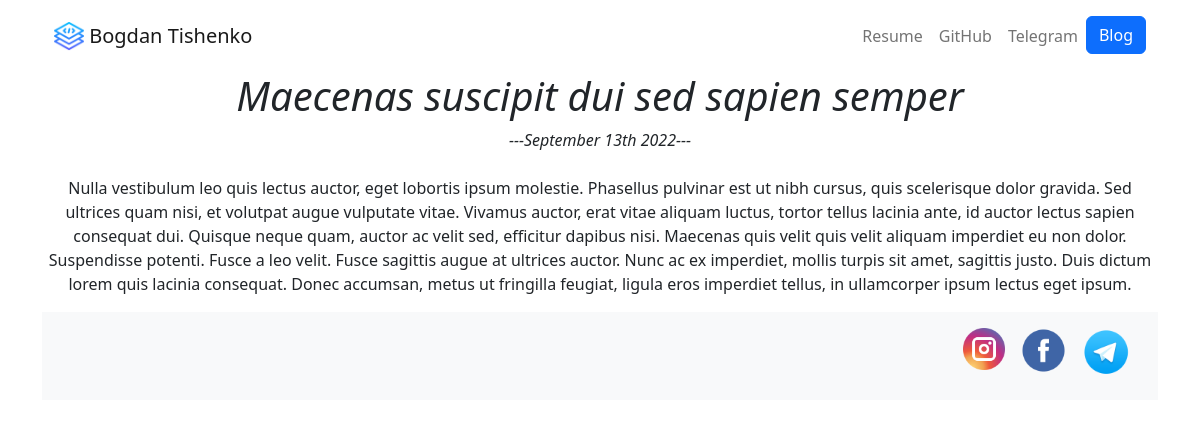
Page /blog/17/ on the committed database.
### blog/models.py (models this page shows, shortened)
class My_blog(models.Model):
    title = models.CharField(max_length=200)
    description = models.TextField()
    date = models.DateField()

### blog/views.py (the view)
# urls.py: path('<int:blog_id>/', views.detail, name='detail'),
def detail(request, blog_id):
    blog = get_object_or_404(My_blog, pk=blog_id)
    return render(request, 'blog/detail.html', {'blog':blog})

### blog/templates/blog/detail.html (shortened to what this page needs)
<!doctype html>
<html lang="en">
<head>
  <link rel="stylesheet" href="https://cdn.jsdelivr.net/npm/bootstrap@5.2.0/dist/css/bootstrap.min.css"
>
    {% load static %}
</head>
    <div class="container">
        <body class="d-flex flex-column min-vh-100">
            {% include 'portfolio/navbar.html' %}
            <main>
                <div style='text-align:center'>
                    <div style="text-align:center">
                        <em><h1 style="text-align:center">{{ blog.title }}</h1></em>
                        <em>---{{ blog.date|date:"F jS Y" }}---</em>
                    </div>
                    <br>
                    <div style="text-align:center">
                        <p>{{ blog.description|safe }}</p>
                    </div>
                </div>
            </main>
            <footer>
                <div class="p-2 mb-0 bg-light text-dark">
                    <div class='container'>
                        <div class='d-flex flex-row-reverse bd-highlight'>
                            <div class="p-2 bd-highlight">
                                <a href="https://t.me/TTezla" target='_blank'>
                                    <img src="{% static "portfolio/telegram.png" %}" class="img-fluid mb-2" width ="48">
                                </a>
                            </div>
                            <div class="p-2 bd-highlight">
                                <a href="https://www.facebook.com/bogdan.tishenko.9" target='_blank' >
                                <img src="{% static "portfolio/facebook.png" %}" class="img-fluid mb-2" width ="45">
                                </a>
                            </div>
                            <div class="p-2 bd-highlight">
                                <a href="https://www.instagram.com/" target='_blank'>
                                    <img src="{% static "portfolio/instagram.png" %}" class="img-fluid mb-2" width ="42">
                                </a>
                            </div>
                        </div>
                    </div>
                </div>
            </footer>
        </body>
    </div>
</html>

### rows in the picture
My_blog: title "Maecenas suscipit dui sed sapien semper", date "September 13th 2022", description "Nulla vestibulum leo quis lectus auctor, eget lobortis ipsum molestie. Phasellus pulvinar est ut nibh cursus, quis scelerisque dolor gravida. Sed ultrices quam nisi, et volutpat augue vulputate vitae. Vivamus auctor, erat vitae aliquam luctus, tortor tellus lacinia ante, id auctor lectus sapien consequat dui. Quisque neque quam, auctor ac velit sed, efficitur dapibus nisi. Maecenas quis velit quis velit aliquam imperdiet eu non dolor. Suspendisse potenti. Fusce a leo velit. Fusce sagittis augue at ultrices auctor. Nunc ac ex imperdiet, mollis turpis sit amet, sagittis justo. Duis dictum lorem quis lacinia consequat. Donec accumsan, metus ut fringilla feugiat, ligula eros imperdiet tellus,…"
